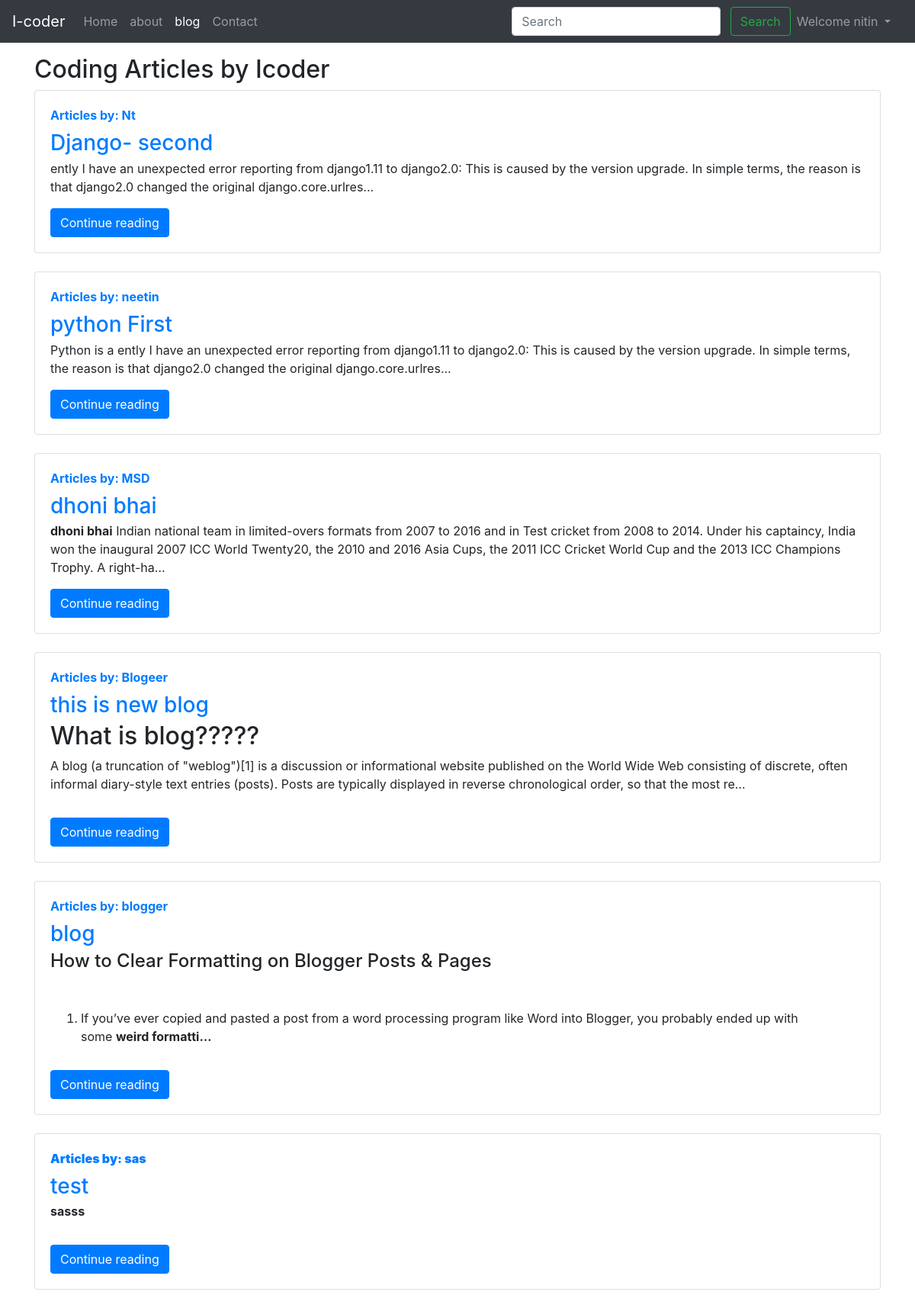
Page /blog/ (signed in) on the committed database.
### blog/models.py (models this page shows, shortened)
class Post(models.Model):
    sno = models.AutoField(primary_key=True)
    title = models.CharField(max_length=255)
    content = models.TextField()
    author = models.CharField(max_length=20)
    slug = models.CharField(max_length=220)
    timeStamp = models.DateTimeField(blank=True)

### blog/views.py (the view)
# urls.py: path('', views.blogHome, name='blogHome'),
def blogHome(request):
    allPosts = Post.objects.all()
    context = {'allPosts': allPosts}
    return render(request, 'blog/blogHome.html', context)

### templates/blog/blogHome.html (shortened to what this page needs)
{% extends 'base.html' %}
{% block blogactive %}active {% endblock blogactive %}
{% block body %}
<div class="container my-3">
    <h2>Coding Articles by Icoder</h2>
    {% for post in allPosts %}
    <div class="card flex-md-row mb-4 box-shadow h-md-250">
        <div class="card-body d-flex flex-column align-items-start">
            <strong class="d-inline-block mb-2 text-primary">Articles by: {{post.author}}</strong>
            <h3 class="mb-0">
                <a href="/blog/{{post.slug}}">{{post.title}} </a>
            </h3>
            <p class="card-text mb-auto"><div class="preview">{{post.content|safe | truncatechars:300}}</div></p>
            <a href="/blog/{{post.slug}}" role="button" class="btn btn-primary">Continue reading</a>
        </div>
    </div>
    {% endfor %}
</div>
{% endblock body %}

### templates/base.html (shortened to what this page needs)
<!doctype html>
<html lang="en">
<head>
  <link rel="stylesheet" href="https://maxcdn.bootstrapcdn.com/bootstrap/4.0.0/css/bootstrap.min.css"
>
</head>
<body>
  <nav class="navbar navbar-expand-lg navbar-dark bg-dark sticky-top ">
    <a class="navbar-brand" href="/">I-coder</a>
    <div class="collapse navbar-collapse" id="navbarSupportedContent">
      <ul class="navbar-nav mr-auto">
        <li class="nav-item {% block homeactive %} {% endblock homeactive %}">
          <a class="nav-link" href="/">Home <span class="sr-only">(current)</span></a>
        </li>
        <li class="nav-item {% block aboutactive %} {% endblock aboutactive %}">
          <a class="nav-link" href="/about">about</a>
        </li>
        <li class="nav-item {% block blogactive %} {% endblock blogactive %}">
          <a class="nav-link" href="/blog">blog</a>
        </li>
        <li class="nav-item {% block contactactive %} {% endblock contactactive %}">
          <a class="nav-link" href="/contact">Contact</a>
        </li>
      </ul>
      <div class="ml-auto form-inline">
        <form method="get" action="/search" class=" my-2 ml-4 my-lg-0">
          <input class="form-control mr-sm-2" type="search" placeholder="Search" aria-label="Search" id="query"
            name="query">
          <button class="btn btn-outline-success my-2 my-sm-0" type="submit">Search</button>
        </form>
        {% if user.is_authenticated %}
        <ul class="navbar-nav mr-2">
          <li class="nav-item dropdown ">
            <a class="nav-link dropdown-toggle" href="#" id="navbarDropdown" role="button" data-toggle="dropdown"
              aria-haspopup="true" aria-expanded="false">
              Welcome {{request.user}}
            </a>
          </li>
        </ul>
        {% endif %}
      </div>
    </div>
  </nav>
  {% block body %}
  {% endblock body %}
</body>
</html>

### rows in the picture
Post: author "Nt", title "Django- second", content "ently I have an unexpected error reporting from django1.11 to django2.0: This is caused by the version upgrade. In simple terms, the reason is that django2.0 changed the original django.core.urlres..."
Post: author "neetin", title "python First", content "Python is a ently I have an unexpected error reporting from django1.11 to django2.0: This is caused by the version upgrade. In simple terms, the reason is that django2.0 changed the original django.core.urlres..."
Post: author "MSD", title "dhoni bhai", content "dhoni bhai Indian national team in limited-overs formats from 2007 to 2016 and in Test cricket from 2008 to 2014. Under his captaincy, India won the inaugural 2007 ICC World Twenty20, the 2010 and 2016 Asia Cups, the 2011 ICC Cricket World Cup and the 2013 ICC Champions Trophy. A right-ha…"
Post: author "Blogeer", title "this is new blog", content "What is blog????? A blog (a truncation of \"weblog\")[1] is a discussion or informational website published on the World Wide Web consisting of discrete, often informal diary-style text entries (posts). Posts are typically displayed in reverse chronological order, so that the most re…"
Post: author "blogger", title "blog", content "How to Clear Formatting on Blogger Posts & Pages If you’ve ever copied and pasted a post from a word processing program like Word into Blogger, you probably ended up with some weird formatti…"
Post: author "sas", title "test", content "sasss"

### other values in the picture
{{ request.user }} "nitin"
